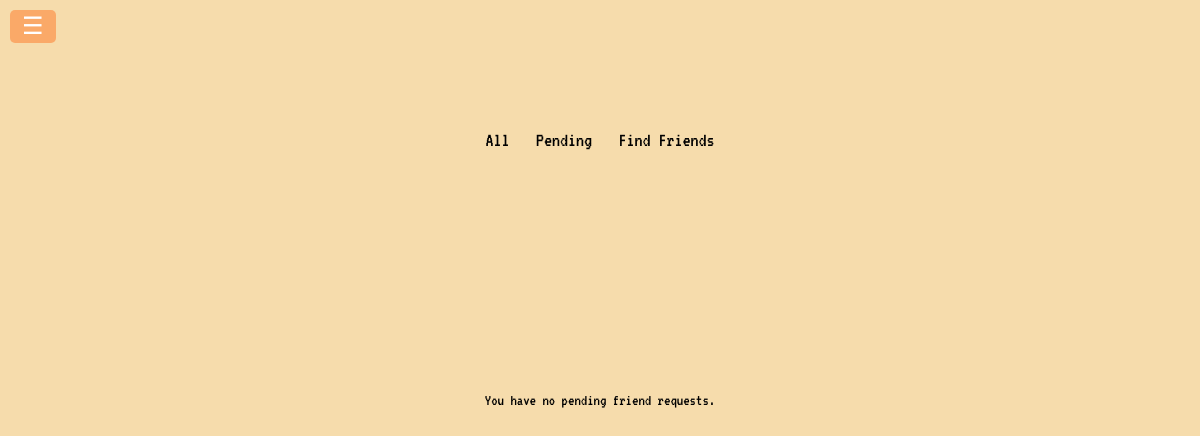
The page /friend-requests (signed in) on the database as committed earlier.
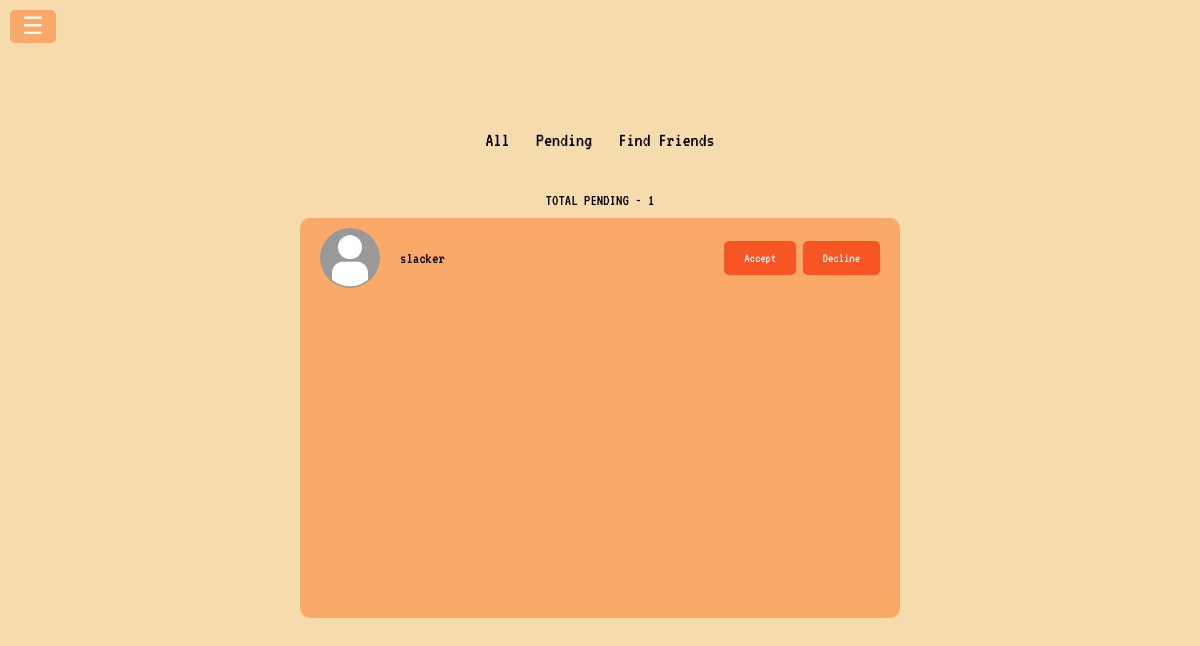
The same page on the database as committed later.
### app/models.py (models this page shows, shortened)
class FriendRequest(models.Model):
    sender = models.ForeignKey(User, on_delete=models.CASCADE, related_name="sender")
    receiver = models.ForeignKey(User, on_delete=models.CASCADE, related_name="receiver")

### app/views.py (the view)
# urls.py: path("friend-requests", friend_requests_view, name="friend_requests"),
@login_required(login_url="login")
def friend_requests_view(request: HttpRequest):
    context = {}
    try:
        friend_requests_list = FriendRequest.objects.filter(receiver=request.user)
    except:
        friend_requests_list = None
    context["friend_requests_list"] = friend_requests_list
    return render(request, "friend_requests.html", context)

### app/templates/friend_requests.html
{% extends "friend_management.html" %}
{% load static %}
{% block friends %}
<div class = 'form-container'>
{% if friend_requests_list.all.count == 0 %}
<p>You have no pending friend requests.</p>
{% else %}
<div class="model-count">
    <p>TOTAL PENDING - {{friend_requests_list.all.count}}</p>
</div>
    <div class="result-container">
        <ul>
            {% for friend_request in friend_requests_list.all %}
            <li>
            <div class="wrapper">
            {% if friend_request.sender.image %}
            <img src="{{friend_request.sender.image.url}}">
            {% else %}
            <img src="{% static "images/default-user.jpg" %}">
            {% endif %}
            <p>{{friend_request.sender}}</p>
            </div>
            <div class="btns">
                <button><a href="{% url "accept_friend" friend_request.sender %}">Accept</a></button>
                <button><a href="{% url "decline_friend" friend_request.sender %}">Decline</a></button>
            </div>
            </li>
            {% endfor %}
        </ul>
    </div>
{% endif %}
</div>
{% endblock friends %}

Rows that differ between the two databases and show on the page:
added FriendRequest: sender "slacker"
Other text that changed with them:
{{ friend_requests_list.all.count }}: (not shown) → "1"
text no longer shown: "You have no pending friend requests."
text now shown: "TOTAL PENDING -"
